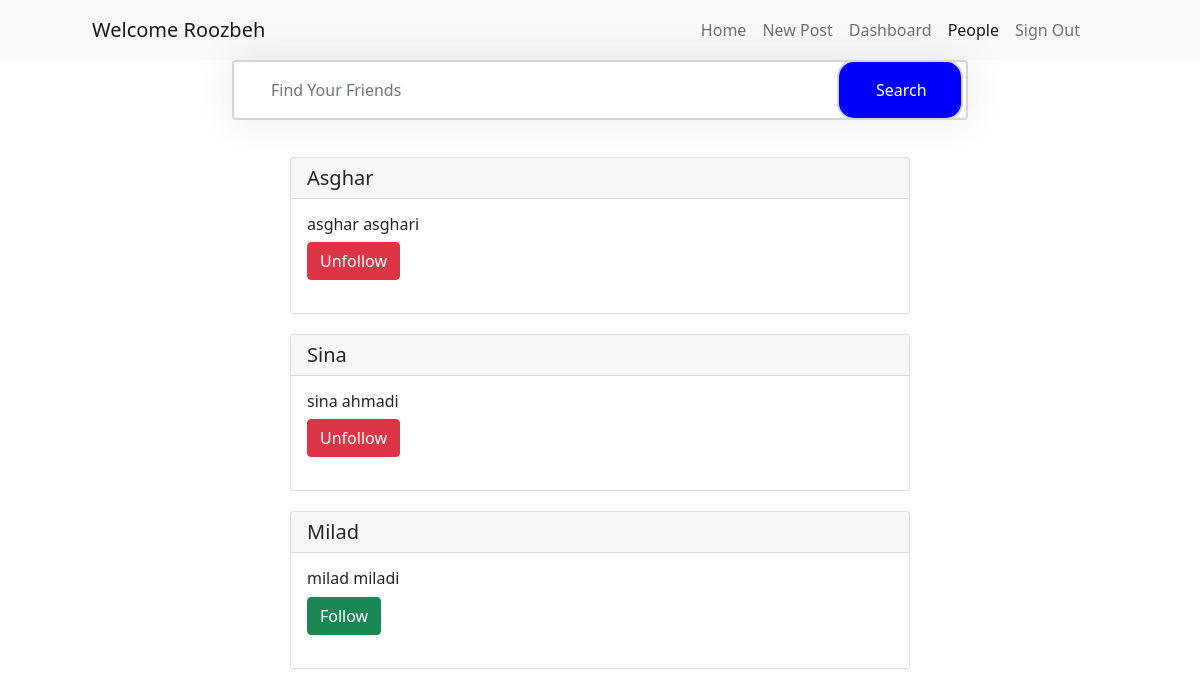
Screenshot of /people (signed in) with the database file from the repository.
### main.py (models this page shows, shortened)
class User(db.Model):
    id = db.Column(db.Integer, primary_key=True)
    firstname = db.Column(db.String(80), unique=False, nullable=False)
    lastname = db.Column(db.String(80), unique=False, nullable=False)
    username = db.Column(db.String(80), unique=True, nullable=False)
    email = db.Column(db.String(80), unique=True, nullable=True)
    is_private = db.Column(db.Boolean, default=False)
    password = db.Column(db.String(255), unique=False, nullable=False)
    created_date = db.Column(db.DateTime, default=datetime.datetime.now())
    posts = db.relationship("Post")
    follows = db.relationship("Follow")
    likes = db.relationship("Like")
    def as_dict(self):
        dict = {
            "id": self.id,
            "firstname": self.firstname,
            "lastname": self.lastname,
            "username": self.username,
            "email": self.email,
            "created_date": self.created_date,
            "is_private": self.is_private
        }
        return dict

### main.py (the view, shortened to what this page needs)
@app.route("/people", methods=['GET', 'POST'])
def people():
    if "username" in session and session["username"]:
        username = session["username"]
        g.username = username
        current_user = User.query.filter(User.username == username).first()
        users = User.query.filter(User.username != username).all()
        user_list = [ user.as_dict() for user in users ]
        followed_users = current_user.follows
        followed_users_id_list = [ (followed_user.followed_user_id, followed_user.accept) for followed_user in followed_users ]
        return render_template("people.html", user_list=user_list,
                                 followed_users_id_list=followed_users_id_list,
                                 )
    return redirect(url_for(".sign_in"))

### templates/people.html (shortened to what this page needs)
{% extends "base.html" %}
{% set active_page = "people" %}
{% block content %}
<div class="container">
    <div class="row height d-flex justify-content-center align-items-center">
        <div class="col-md-8">
            <form method="post" class="search">
                 <input type="text" class="form-control" placeholder="Find Your Friends" name="search" id="search">
                 <input type="submit" class="btn btn-primary search-btn" value="Search">
            </form>
        </div>
    </div>
</div>
<div>
    {% for user in user_list %}
        <div class="card people-card">
            <h5 class="card-header">{{user["username"]}}</h5>
            <div class="card-body">
                <h6 class="card-title">{{user["firstname"]}} {{user["lastname"]}}</h6>
                    {% if (user["id"], "accept") in followed_users_id_list %}
                        <form method="post">
                            <input type="submit" class="btn btn-danger" value="Unfollow">
                        </form>
                    {% endif %}
                    {% if (user["id"], "pending") in followed_users_id_list %}
                        <form method="post">
                            <input type="hidden" name="pending-id" value="{{user['id']}}" id="pending-id">
                            <input type="submit" class="btn btn-primary" value="Pending">
                        </form>
                    {% elif (user["id"], "pending") not in followed_users_id_list and (user["id"], "accept") not in followed_users_id_list%}
                        <form method="post">
                            <input type="submit" class="btn btn-success" value="Follow">
                        </form>
                    {% endif %}
            </div>
        </div>
    {% endfor %}
</div>
{% endblock %}

### templates/base.html (shortened to what this page needs)
<!DOCTYPE html>
<html lang="en">
<head>
    <link href="https://cdn.jsdelivr.net/npm/bootstrap@5.0.2/dist/css/bootstrap.min.css" rel="stylesheet">
</head>
<body>
    <nav class="navbar navbar-expand-lg navbar-light bg-light">
        <div class="container-fluid">
          {% if g.username %}
            <a class="navbar-brand" href="#">Welcome {{ g.username }}</a>
            <div class="collapse navbar-collapse" id="navbarNav">
              <ul class="navbar-nav">
                <li class="nav-item">
                  <a class="nav-link" aria-current="page" href="{{url_for('sign_out')}}">Sign Out</a>
                </li>
                <li class="nav-item">
                  <a class="{{ 'nav-link active' if active_page == 'people' else 'nav-link' }}" aria-current="page" href="{{url_for('people')}}">People</a>
                </li>
                <li class="nav-item">
                  <a class="{{ 'nav-link active' if active_page == 'dashboard' else 'nav-link' }}" href="{{url_for('dashboard')}}">Dashboard</a>
                </li>
                <li class="nav-item">
                  <a class="{{ 'nav-link active' if active_page == 'new-post' else 'nav-link' }}" href="{{url_for('new_post')}}">New Post</a>
                </li>
                <li class="nav-item">
                  <a class="{{ 'nav-link active' if active_page == 'home' else 'nav-link' }}" href="{{url_for('home')}}">Home</a>
                </li>
              </ul>
            </div>
          {% endif %}
        </div>
      </nav>
      {% block content %}{% endblock %}
</body>
</html>

### templates/base.html (style rules this page uses)
#navbarNav { direction: rtl; }
.navbar { padding: 10px 60px 10px 80px; }
input { margin-bottom: 17px; }
.search { position: relative; box-shadow: 0 0 40px rgba(51, 51, 51, .1) }
.search input { height: 60px; text-indent: 25px; border: 2px solid #d6d4d4 }
.search-btn { position: absolute; top: 0px; right: 5px; height: 50px; width: 90px; background: blue; padding-right: 110px; border-radius: 17px; text-align: center; }
.people-card { max-width: 620px; margin: auto; margin-top: 20px; }

### rows the page displays
User: username "Asghar", firstname "asghar", lastname "asghari"
User: username "Sina", firstname "sina", lastname "ahmadi"
User: username "Milad", firstname "milad", lastname "miladi"

### other values shown
{{ g.username }} "Roozbeh"
